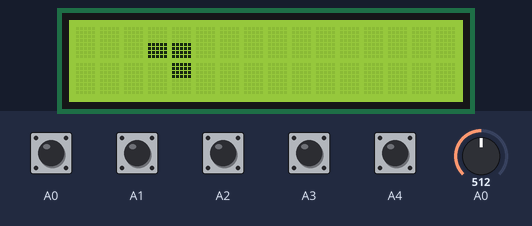
This sketch was run on a simulated Arduino Uno, built with avr-gcc and run on an emulated ATmega328P. On the bench: 16×2 character LCD. Inputs (shaded band) come from the test bench; at power-on: A0–4 HIGH, A0 = 512. Random numbers use the default seed unless the sketch sets one; what the sketch prints to the serial monitor is not drawn.

Above: at 3.2 s.
3.3 s: A0 pulled LOW for 0.15 s
At 4.3 s:
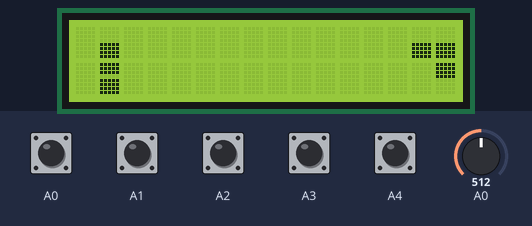
6.4 s: A1 pulled LOW for 0.15 s
At 7.3 s:
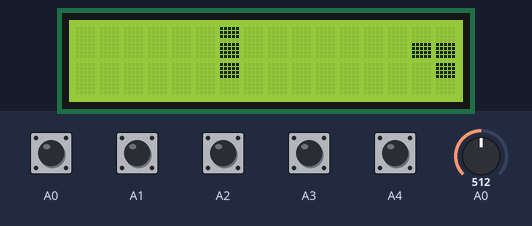
9.5 s: A3 pulled LOW for 0.15 s
At 10.3 s:
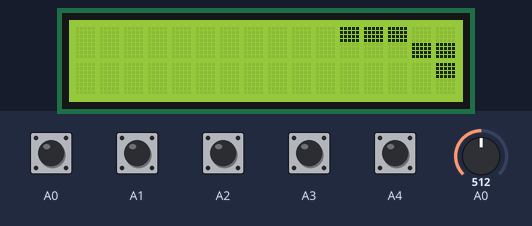
12.6 s: A0 pulled LOW for 1 s
At 13.9 s:
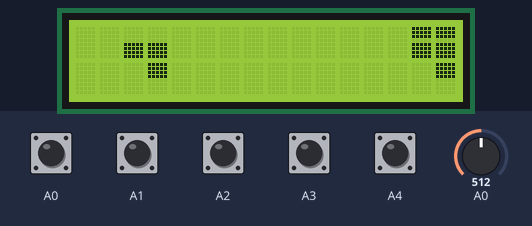
16.1 s: A2 pulled LOW for 0.15 s
At 16.9 s:
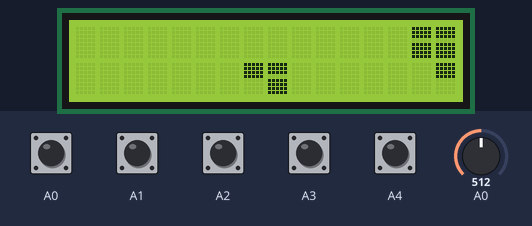
19.2 s: A3 pulled LOW for 1 s
At 19.9 s:
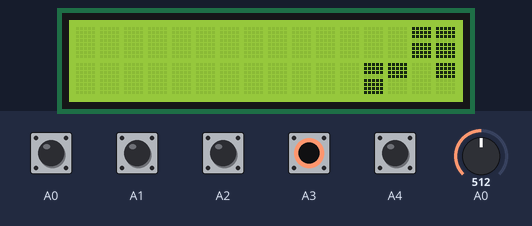
Timing chart, 0 to 22.2 s (numbered marks = the images above; inputs shaded):
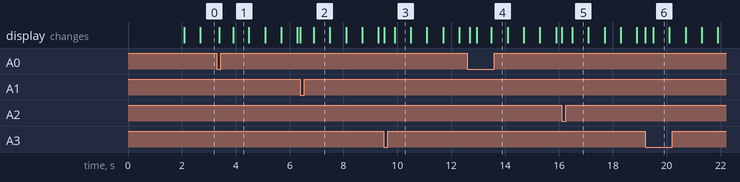

The sketch:

kursov_proekt_tetris1.ino
```cpp
#include <LiquidCrystal.h>
#include <EEPROM.h>
#define btn1      0
#define btn2      1
#define btn3      2
#define btn4      3
#define btn5      4
#define btnNone      5

#define maxShapes    3
#define maxRotations 2

LiquidCrystal lcd(8, 9, 4, 5, 6, 7);

boolean matrix[16][4];

int currentX, currentY, currentRot, currentShape, prevKey, gameSpeed, score, highScore;
unsigned long timeToMove;


byte cfull[] = {B11111, B11111, B11111, B00000, B11111, B11111, B11111, B11111};
byte ctop[] = {B11111, B11111, B11111, B11111, B00000, B00000, B00000, B00000};
byte cbottom[] = {B00000, B00000, B00000, B00000, B11111, B11111, B11111, B11111,};
byte shapes[3][2][3] = {
  {{B111, B000, B000}, {B100, B100, B100}}, //I
  {{B010, B110, B000}, {B110, B010, B000}}, //J
  {{B100, B110, B000}, {B110, B100, B000}} //L
};

void drawScreen() {
  for (int i = 0; i < 16; i++) {
    lcd.setCursor(i, 0);
    if (matrix[i][0] && matrix[i][1]) lcd.write(byte(2));
    else if (matrix[i][0]) lcd.write(byte(0));
    else if (matrix[i][1]) lcd.write(byte(1));
    else lcd.print(' ');
    lcd.setCursor(i, 1);
    if (matrix[i][2] && matrix[i][3]) lcd.write(byte(2));
    else if (matrix[i][2]) lcd.write(byte(0));
    else if (matrix[i][3]) lcd.write(byte(1));
    else lcd.print(' ');
  }
}

void newShape() {
  currentX = 1;
  currentY = 0;
  currentRot = 0;
  currentShape = rand() % maxShapes;
}

void putShape(boolean visible, int shape, int rot, int x, int y) {
  for (int i = 0; i < 3; i++) {
    if ((shapes[shape][rot][i] >> 2) & 1) matrix[y + i][x] = visible;
    if ((shapes[shape][rot][i] >> 1) & 1) matrix[y + i][x + 1] = visible;
    if (shapes[shape][rot][i] & 1) matrix[y + i][x + 2] = visible;
  }
}

void drawShape() {
  putShape(true, currentShape, currentRot, currentX, currentY);
}

void clearShape() {
  putShape(false, currentShape, currentRot, currentX, currentY);
}

void clearDisplay() {
  for (int i = 0; i < 16; i++) {
    for (int n = 0; n < 4; n++) {
      matrix[i][n] = 0;
    }
  }
}

boolean onScreen(int x, int y) {
  if (x < 0) return false;
  if (x > 3) return false;
  if (y < 0) return false;
  if (y > 15) return false;
  return true;
}

boolean isValid(int rot, int x, int y) {
  boolean okay = true;
  for (int i = 0; ((i < 3) && (okay)); i++) {
    if ((shapes[currentShape][rot][i] >> 2) & 1) {
      if (!onScreen(x, y + i) || matrix[y + i][x]) okay = false;
    }

    if ((shapes[currentShape][rot][i] >> 1) & 1) {
      if (!onScreen(x + 1, y + i) || matrix[y + i][x + 1]) okay = false;
    }

    if (shapes[currentShape][rot][i] & 1) {
      if (!onScreen(x + 2, y + i) || matrix[y + i][x + 2]) okay = false;
    }
  }
  return okay;
}

boolean isValid(int x, int y) {
  return isValid(currentRot, x, y);
}

boolean moveDown() {
  clearShape();
  if (isValid(currentX, currentY + 1)) {
    currentY++;
    drawShape();
    drawScreen();
    return true;
  }
  drawShape();
  return false;
}

boolean moveLeft() {
  clearShape();
  if (isValid(currentX - 1, currentY)) {
    currentX--;
    drawShape();
    drawScreen();
    return true;
  }
  drawShape();
  return false;
}

boolean moveRight() {
  clearShape();
  if (isValid(currentX + 1, currentY)) {
    currentX++;
    drawShape();
    drawScreen();
    return true;
  }
  drawShape();
  return false;
}

boolean rotate() {
  int r;
  clearShape();
  if (currentRot == maxRotations - 1) r = 0;
  else r = currentRot + 1;
  if (isValid(r, currentX, currentY)) {
    currentRot = r;
    drawShape();
    drawScreen();
    return true;
  }
  drawShape();
  return false;
}

void flashLine(int y) {
  for (int t = 0; t < 3; t++) {
    for (int i = 0; i < 4; i++) matrix[y][i] = 1;
    drawScreen();
    for (int i = 0; i < 4; i++) matrix[y][i] = 0;
    drawScreen();

  }
}

int clearLines() {
  int lineCount = 0;
  boolean tmpmatrix[16][4];
  for (int i = 0; i < 16; i++) {
    for (int n = 0; n < 4; n++) {
      tmpmatrix[i][n] = 0;
    }
  }
  int tmpY = 15;
  boolean found = false;
  for (int y = 15; y >= 0; y--) {
    if (matrix[y][0] && matrix[y][1] && matrix[y][2] && matrix[y][3]) {
      flashLine(y);
      lineCount++;
    } else {
      for (int x = 0; x < 4; x++) tmpmatrix[tmpY][x] = matrix[y][x];
      tmpY--;
    }
  }
  if (lineCount > 0) {
    for (int i = 0; i < 16; i++) {
      for (int n = 0; n < 4; n++) {
        matrix[i][n] = tmpmatrix[i][n];
      }
    }
  }
  return lineCount;
}

int getKey() {
   if (digitalRead(A0) == 0) return btn1;
   else if (digitalRead(A1) == 0) return btn2;
   else if (digitalRead(A2) == 0) return btn3;
   else if (digitalRead(A3) == 0) return btn4;
   else if (digitalRead(A4) == 0) return btn5;
  else return btnNone;
  delay(8);
 }

int getHighScore() {
  long two = EEPROM.read(0);
  long one = EEPROM.read(1);
  return ((two << 0) & 0xFF) + ((one << 8) & 0xFFFF);
}

void saveHighScore() {
  EEPROM.write(0, (score & 0xFF));
  EEPROM.write(1, ((score >> 8) & 0xFF));
  highScore = score;
}


void initialize() {
  clearDisplay();
  newShape();
  gameSpeed = 600;
  score = 0;
  timeToMove = millis() + gameSpeed;
  highScore = getHighScore();
}

void restart(){
    lcd.clear();
    initialize();
    lcd.setCursor(0, 0);
    lcd.print("Restarting...");
    delay(1000);
    setup();
    lcd.clear();
    drawScreen();
}


void setup() {
  pinMode(A0, INPUT);
  digitalWrite(A0, INPUT_PULLUP);
  pinMode(A1, INPUT);
  digitalWrite(A1, INPUT_PULLUP);
  pinMode(A2, INPUT);
  digitalWrite(A2, INPUT_PULLUP);
  pinMode(A3, INPUT);
  digitalWrite(A3, INPUT_PULLUP);
  pinMode(A4, INPUT);
  digitalWrite(A4, INPUT_PULLUP);
  lcd.begin(16, 2);
  lcd.createChar(0, ctop);
  lcd.createChar(1, cbottom);
  lcd.createChar(2, cfull);
  Serial.begin(9600);
  randomSeed(A1);
  initialize();
  lcd.clear();
  lcd.setCursor(1, 0);
  lcd.clear();
  lcd.setCursor(0, 0);
  lcd.print("Highscore:");
  lcd.setCursor(0, 1);
  lcd.print(highScore);
  delay(2000);
}

void loop() {
  bool gameOver = false;

  newShape();
  drawShape();
  drawScreen();

  while (!gameOver && moveDown()) {
    while (millis() < timeToMove) {
      int k = getKey();
      if (k != prevKey) {
        Serial.println(analogRead(A0));
        switch (k) {
          case btn1:
            while(moveDown());
            break;
          case btn2:
            moveLeft();
            break;
          case btn3:
            moveRight();
            break;
          case btn4:
            rotate();
            break;
          case btn5:
            if (currentY == 0) {
              restart();
              return;
            }
            break;
        }
        prevKey = k;
      }
    }
    timeToMove = millis() + gameSpeed;
  }

  int cleared = clearLines();
  score += 10 * (cleared + 1);

  if (currentY == 0) {
    lcd.clear();
    lcd.setCursor(0, 0);
    lcd.print("Game Over");
    lcd.setCursor(0, 1);
    lcd.print("Score: ");
    lcd.print(score);
    if (score > highScore) {
      saveHighScore();
    }
    gameOver = true;
  }


  while (gameOver) {
    int k = getKey();
    if (k == btn5) {
      restart();
      return;
    }
    delay(100);
  }
}
```

Measured:
- what the display in image 1 shows lasts 0.6 s, from 3.9 s to 4.5 s
